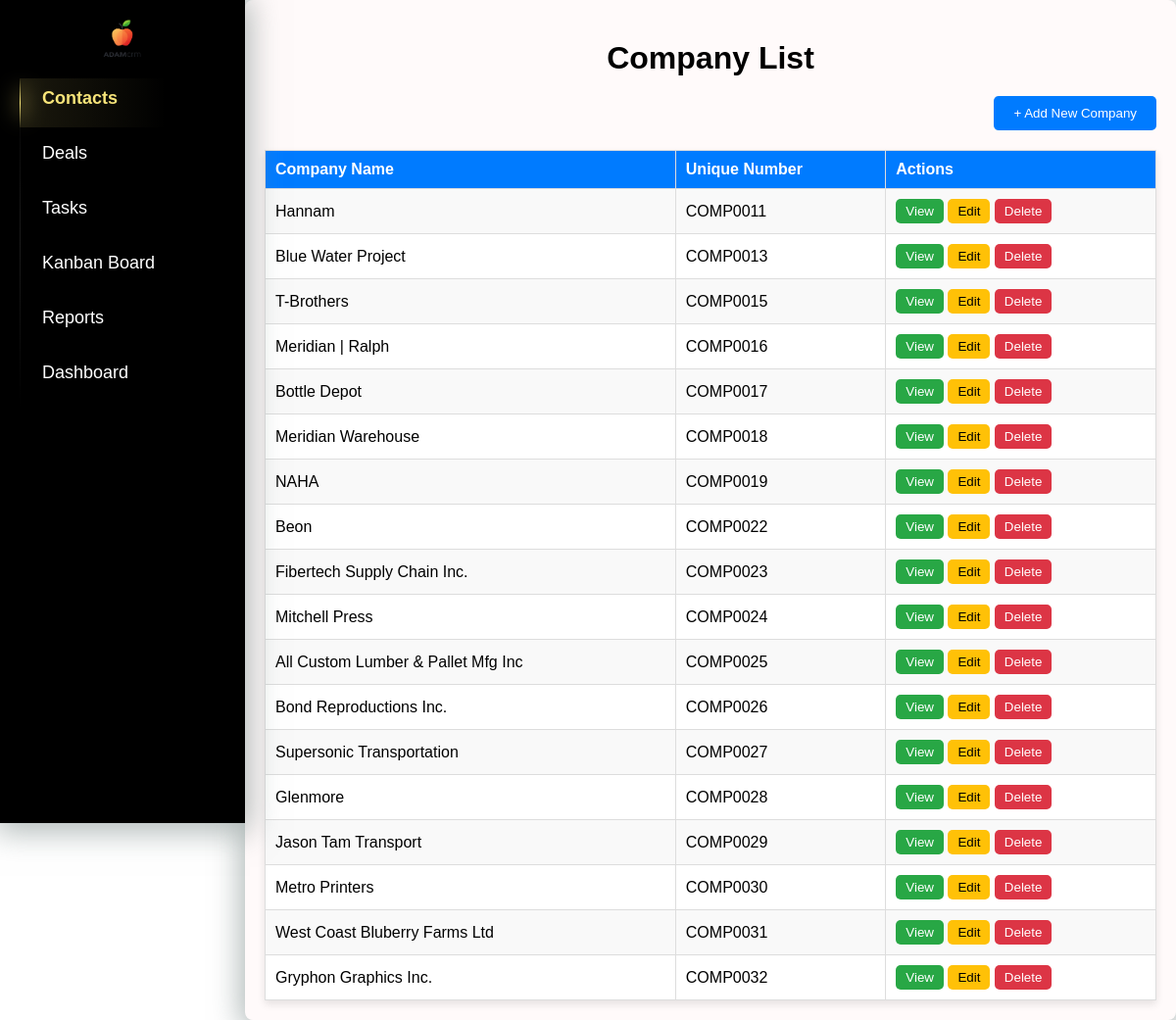
/companies/, run on the app's committed database.
### crm/models.py (models this page shows, shortened)
class Company(models.Model):
    name = models.CharField(max_length=200, unique=True)
    unique_number = models.CharField(max_length=255, unique=True, blank=True, null=True)

### crm/views.py (the view)
# urls.py: path('companies/', views.company_list, name='company_list'),
def company_list(request):
    companies = Company.objects.all()
    return render(request, 'crm/company_ main.html', {'companies': companies})

### crm/templates/crm/company_ main.html (shortened to what this page needs)
{% extends 'crm/index.html' %}
{% block content %}
        <h1 style="text-align: center; margin-bottom: 20px;">Company List</h1>
        <div style="text-align: right; margin-bottom: 20px;">
            <a href="{% url 'add_company' %}" style="text-decoration: none;">
                <button style="padding: 10px 20px; background-color: #007BFF; color: white; border: none; border-radius: 5px; cursor: pointer;">
                    + Add New Company
                </button>
            </a>
        </div>
        <table style="width: 100%; border-collapse: collapse; box-shadow: 0px 4px 8px rgba(0, 0, 0, 0.1);">
            <thead>
                <tr style="background-color: #007BFF; color: white; text-align: left;">
                    <th style="padding: 10px; border: 1px solid #ddd;">Company Name</th>
                    <th style="padding: 10px; border: 1px solid #ddd;">Unique Number</th>
                    <th style="padding: 10px; border: 1px solid #ddd;">Actions</th>
                </tr>
            </thead>
            <tbody>
                {% for company in companies %}
                    <tr style="background-color: {% cycle '#f9f9f9' '#ffffff' %};">
                        <td style="padding: 10px; border: 1px solid #ddd;">{{ company.name }}</td>
                        <td style="padding: 10px; border: 1px solid #ddd;">{{ company.unique_number }}</td>
                        <td style="padding: 10px; border: 1px solid #ddd;">
                            <a href="{% url 'company_detail' company.id %}" style="text-decoration: none;">
                                <button style="padding: 5px 10px; background-color: #28A745; color: white; border: none; border-radius: 5px; cursor: pointer;">View</button>
                            </a>
                            <a href="{% url 'edit_company' company.id %}" style="text-decoration: none;">
                                <button style="padding: 5px 10px; background-color: #FFC107; color: black; border: none; border-radius: 5px; cursor: pointer;">Edit</button>
                            </a>
                            <form action="{% url 'delete_company' company.id %}" method="post" style="display: inline;">
                                <button type="submit" onclick="return confirm('Are you sure you want to delete this company?');"
                                        style="padding: 5px 10px; background-color: #DC3545; color: white; border: none; border-radius: 5px; cursor: pointer;">
                                    Delete
                                </button>
                            </form>
                        </td>
                    </tr>
                {% endfor %}
            </tbody>
        </table>
{% endblock %}

### crm/static/crm/index.css (style rules this page uses)
:root { --primary-bg: #FFFAFA; --secondary-bg: #FFFAFA; --highlight: #8AAAA5; --accent: #CABD9A; --dark-accent: #A5956D; --shadow-color: rgba(124, 138, 137, 0.6); }
body { margin: 0; font-family: Arial, sans-serif; background-color: white; }

### data on the page
Company: name "Hannam", unique_number "COMP0011"
Company: name "Blue Water Project", unique_number "COMP0013"
Company: name "T-Brothers", unique_number "COMP0015"
Company: name "Meridian | Ralph", unique_number "COMP0016"
Company: name "Bottle Depot", unique_number "COMP0017"
Company: name "Meridian Warehouse", unique_number "COMP0018"
Company: name "NAHA", unique_number "COMP0019"
Company: name "Beon", unique_number "COMP0022"
Company: name "Fibertech Supply Chain Inc.", unique_number "COMP0023"
Company: name "Mitchell Press", unique_number "COMP0024"
Company: name "All Custom Lumber & Pallet Mfg Inc", unique_number "COMP0025"
Company: name "Bond Reproductions Inc.", unique_number "COMP0026"
Company: name "Supersonic Transportation", unique_number "COMP0027"
Company: name "Glenmore", unique_number "COMP0028"
Company: name "Jason Tam Transport", unique_number "COMP0029"
Company: name "Metro Printers", unique_number "COMP0030"
Company: name "West Coast Bluberry Farms Ltd", unique_number "COMP0031"
Company: name "Gryphon Graphics Inc.", unique_number "COMP0032"
